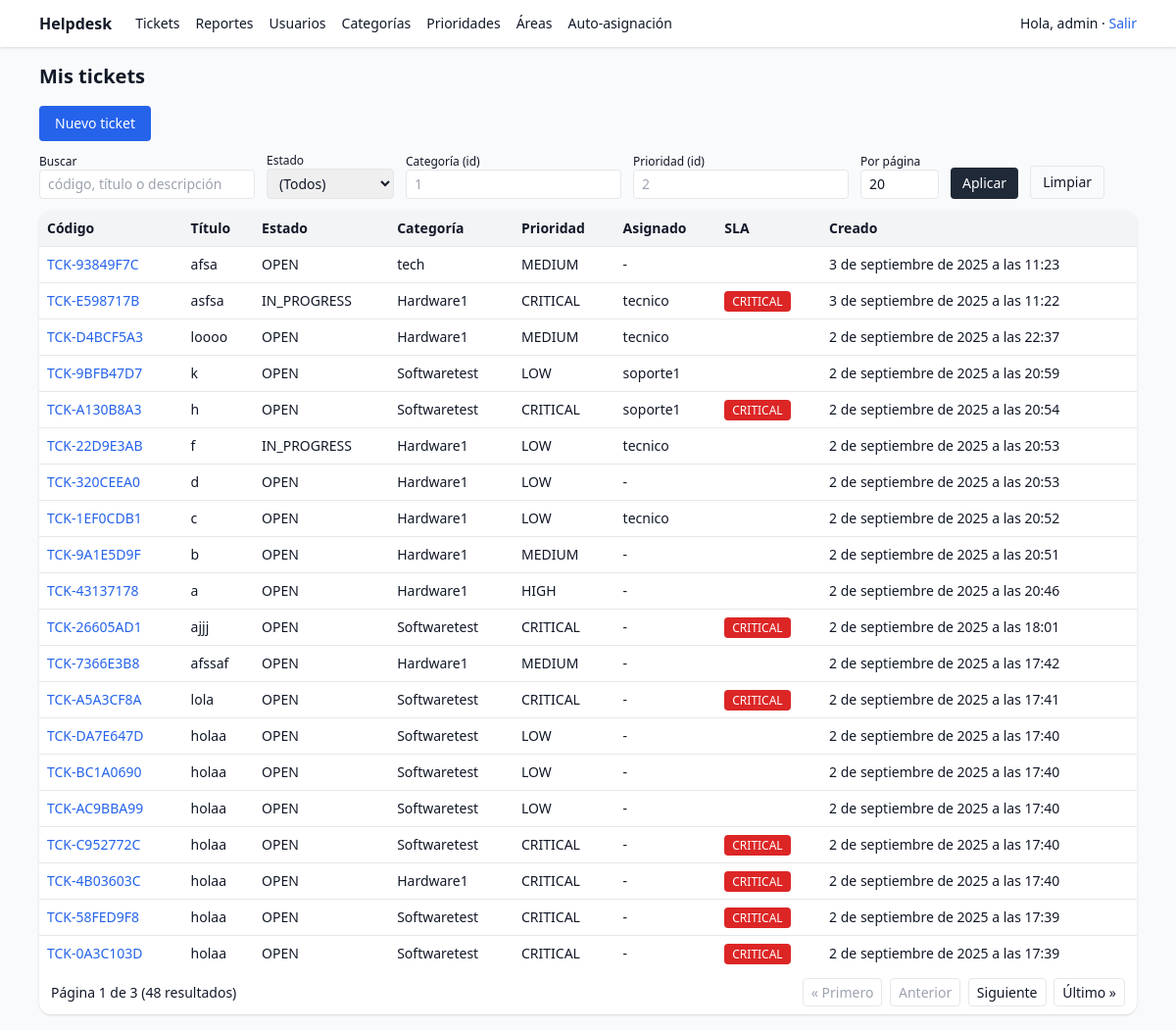
The app's page / (signed in) with its own data.
### tickets/models.py (models this page shows, shortened)
class Ticket(models.Model):
    OPEN = "OPEN"
    IN_PROGRESS = "IN_PROGRESS"
    RESOLVED = "RESOLVED"
    CLOSED = "CLOSED"
    STATUS_CHOICES = [
        (OPEN, "Abierto"),
        (IN_PROGRESS, "En Progreso"),
        (RESOLVED, "Resuelto"),
        (CLOSED, "Cerrado"),
    ]
    code = models.CharField(max_length=20, unique=True)
    title = models.CharField(max_length=200)
    description = models.TextField()
    requester = models.ForeignKey(
        settings.AUTH_USER_MODEL, on_delete=models.CASCADE, related_name="tickets"
    )
    category = models.ForeignKey(Category, on_delete=models.PROTECT)
    priority = models.ForeignKey(Priority, on_delete=models.PROTECT)
    area = models.ForeignKey(Area, on_delete=models.PROTECT, null=True, blank=True)
    status = models.CharField(max_length=20, choices=STATUS_CHOICES, default=OPEN)
    assigned_to = models.ForeignKey(
        settings.AUTH_USER_MODEL,
        on_delete=models.SET_NULL,
        null=True,
        blank=True,
        related_name="assigned",
    )
    created_at = models.DateTimeField(auto_now_add=True)  # se fija al crear
    updated_at = models.DateTimeField(auto_now=True)      # se actualiza en cada save()
    resolved_at = models.DateTimeField(null=True, blank=True)  # cuando pasa a RESOLVED
    closed_at = models.DateTimeField(null=True, blank=True)    # cuando pasa a CLOSED
    class Meta:
        permissions = [
            ("assign_ticket", "Can assign ticket"),
            ("transition_ticket", "Can transition ticket status"),
            ("comment_internal", "Can add internal comment"),
            ("view_all_tickets", "Can view all tickets"),
        ]
    @property
    def sla_hours_value(self) -> int:
        try:
            return int(getattr(self.priority, "sla_hours", 72) or 72)
        except Exception:
            return 72
    @property
    def due_at(self):
        return self.created_at + timedelta(hours=self.sla_hours_value)
    @property
    def remaining_hours(self) -> float:
        return (self.due_at - timezone.now()).total_seconds() / 3600.0
    @property
    def is_overdue(self) -> bool:
        return self.status in (self.OPEN, self.IN_PROGRESS) and self.remaining_hours < 0
    @property
    def is_warning(self) -> bool:
        return (
            self.status in (self.OPEN, self.IN_PROGRESS)
            and 0 <= self.remaining_hours <= (0.2 * self.sla_hours_value)
        )
    @property
    def is_critical(self) -> bool:
        return (getattr(self.priority, "key", "") or "").upper() == "CRITICAL"

### catalog/models.py (models this page shows, shortened)
class Category(models.Model):
    name = models.CharField(max_length=120, unique=True)
    description = models.TextField(blank=True)
    is_active = models.BooleanField(default=True)

class Priority(models.Model):
    LOW="LOW"; MEDIUM="MEDIUM"; HIGH="HIGH"; CRITICAL="CRITICAL"
    KEY_CHOICES = [(LOW,"Baja"),(MEDIUM,"Media"),(HIGH,"Alta"),(CRITICAL,"Crítica")]
    key = models.CharField(max_length=10, choices=KEY_CHOICES, unique=True)
    sla_hours = models.PositiveIntegerField(default=72)

### tickets/views.py (the view)
# urls.py: path("", ticket_views.tickets_home, name="tickets_home"),
@login_required
def tickets_home(request):
    u = request.user
    qs = (
        Ticket.objects.select_related("category", "priority", "assigned_to")
        .order_by("-created_at")
    )
    if is_admin(u):
        pass
    elif is_tech(u):
        qs = qs.filter(assigned_to=u)
    else:
        qs = qs.filter(requester=u)
    status   = (request.GET.get("status") or "").strip()
    category = (request.GET.get("category") or "").strip()
    priority = (request.GET.get("priority") or "").strip()
    if not status:
        qs = qs.exclude(status=Ticket.CLOSED)
    if status:
        qs = qs.filter(status=status)
    if category:
        qs = qs.filter(category_id=category)
    if priority:
        qs = qs.filter(priority_id=priority)
    q = (request.GET.get("q") or "").strip()
    if q:
        qs = qs.filter(
            Q(code__icontains=q) |
            Q(title__icontains=q) |
            Q(description__icontains=q)
        )
    try:
        page_size = int(request.GET.get("page_size", 20))
    except ValueError:
        page_size = 20
    page_size = max(5, min(page_size, 100))  # clamp 5..100
    paginator = Paginator(qs, page_size)
    page_obj = paginator.get_page(request.GET.get("page"))
    statuses = [key for key, _ in Ticket.STATUS_CHOICES]
    qdict = request.GET.copy()
    qdict.pop("page", None)
    qs_no_page = qdict.urlencode()
    qs_no_page = f"&{qs_no_page}" if qs_no_page else ""
    ctx = {
        "tickets": page_obj.object_list,
        "page_obj": page_obj,
        "paginator": paginator,
        "page_size": page_size,
        "filters": {
            "q": q,
            "status": status,
            "category": category,
            "priority": priority,
        },
        "statuses": statuses,
        "qs_no_page": qs_no_page,  # opcional para los links de paginación
    }
    return TemplateResponse(request, "tickets/list.html", ctx)

### tickets/api.py (called while the page is built)
def is_admin(user):
    return user.is_superuser or user.groups.filter(name="ADMIN").exists()

### tickets/templatetags/roles.py (called while the page is built)
@register.filter
def has_group(user, group_name: str) -> bool:
    try:
        if not getattr(user, "is_authenticated", False):
            return False
        if group_name == "ADMIN":
            return user.is_superuser or user.groups.filter(name="ADMIN").exists()
        return user.groups.filter(name=group_name).exists()
    except Exception:
        return False

### templates/tickets/list.html (shortened to what this page needs)
{% extends "base.html" %}
{% block content %}
<h1 class="text-xl font-semibold mb-4">Mis tickets</h1>
<div class="mb-3 flex items-center gap-2">
  <a href="{% url 'ticket_create' %}" class="bg-blue-600 text-white px-4 py-2 rounded text-sm">Nuevo ticket</a>
</div>
<form method="get" class="mb-3 flex flex-wrap items-end gap-3 text-sm">
  <div>
    <label class="block text-xs">Buscar</label>
    <input name="q" value="{{ filters.q }}" class="border rounded px-2 py-1" placeholder="código, título o descripción" />
  </div>
  <div>
    <label class="block text-xs">Estado</label>
    <select name="status" class="border rounded px-2 py-1">
      <option value="" {% if not filters.status %}selected{% endif %}>(Todos)</option>
    </select>
  </div>
  <div>
    <label class="block text-xs">Categoría (id)</label>
    <input name="category" value="{{ filters.category }}" class="border rounded px-2 py-1" placeholder="1" />
  </div>
  <div>
    <label class="block text-xs">Prioridad (id)</label>
    <input name="priority" value="{{ filters.priority }}" class="border rounded px-2 py-1" placeholder="2" />
  </div>
  <div>
    <label class="block text-xs">Por página</label>
    <input name="page_size" value="{{ page_size }}" class="border rounded px-2 py-1 w-20" />
  </div>
  <button class="bg-gray-800 text-white px-3 py-1.5 rounded">Aplicar</button>
  <a href="{% url 'tickets_home' %}" class="px-3 py-1.5 rounded border">Limpiar</a>
</form>
<div class="w-full bg-white rounded-xl shadow overflow-hidden">
  <table class="w-full text-sm">
    <thead class="bg-gray-100">
      <tr>
        <th class="text-left p-2">Código</th>
        <th class="text-left p-2">Título</th>
        <th class="text-left p-2">Estado</th>
        <th class="text-left p-2">Categoría</th>
        <th class="text-left p-2">Prioridad</th>
        <th class="text-left p-2">Asignado</th>
        <th class="text-left p-2">SLA</th>
        <th class="text-left p-2">Creado</th>
      </tr>
    </thead>
    <tbody>
      {% for t in tickets %}
      <tr class="border-t hover:bg-gray-50">
        <td class="p-2">
          <a class="text-blue-600 hover:underline" href="{% url 'ticket_detail' t.id %}">{{ t.code }}</a>
        </td>
        <td class="p-2">{{ t.title }}</td>
        <td class="p-2">{{ t.status }}</td>
        <td class="p-2">{{ t.category.name }}</td>
        <td class="p-2">{{ t.priority.key }}</td>
        <td class="p-2">{% if t.assigned_to %}{{ t.assigned_to.username }}{% else %}-{% endif %}</td>
        <td class="p-2 space-x-1">
          {% if t.is_critical %}
            <span class="text-xs px-2 py-0.5 rounded bg-red-600 text-white">CRITICAL</span>
          {% endif %}
        </td>
        <td class="p-2">{{ t.created_at }}</td>
      </tr>
      {% empty %}
      <tr><td class="p-3" colspan="8">Sin tickets.</td></tr>
      {% endfor %}
    </tbody>
  </table>
  {% if page_obj and page_obj.paginator.num_pages > 1 %}
  <div class="flex items-center justify-between p-3 text-sm">
    <div>Página {{ page_obj.number }} de {{ page_obj.paginator.num_pages }} ({{ page_obj.paginator.count }} resultados)</div>
    <div class="space-x-1">
      {% with qsp="q="|add:filters.q|urlencode|add:"&status="|add:filters.status|add:"&category="|add:filters.category|add:"&priority="|add:filters.priority|add:"&page_size="|add:page_size %}
        {% if page_obj.has_previous %}
          <a class="px-2 py-1 border rounded" href="?{{ qsp }}&page=1">&laquo; Primero</a>
          <a class="px-2 py-1 border rounded" href="?{{ qsp }}&page={{ page_obj.previous_page_number }}">Anterior</a>
        {% else %}
          <span class="px-2 py-1 border rounded text-gray-400">&laquo; Primero</span>
          <span class="px-2 py-1 border rounded text-gray-400">Anterior</span>
        {% endif %}
        {% if page_obj.has_next %}
          <a class="px-2 py-1 border rounded" href="?{{ qsp }}&page={{ page_obj.next_page_number }}">Siguiente</a>
          <a class="px-2 py-1 border rounded" href="?{{ qsp }}&page={{ page_obj.paginator.num_pages }}">Último &raquo;</a>
        {% else %}
          <span class="px-2 py-1 border rounded text-gray-400">Siguiente</span>
          <span class="px-2 py-1 border rounded text-gray-400">Último &raquo;</span>
        {% endif %}
      {% endwith %}
    </div>
  </div>
  {% endif %}
</div>
{% endblock %}

### templates/base.html (shortened to what this page needs)
{% load static %}
{% load roles %}
<!doctype html>
<html lang="es">
<head>
  <script src="https://cdn.tailwindcss.com"></script>
</head>
<body class="bg-gray-50 text-gray-900">
  <header class="bg-white shadow">
    <div class="max-w-6xl mx-auto px-4 py-3 flex justify-between items-center">
      <div class="flex items-center gap-6">
        <a href="{% url 'tickets_home' %}" class="font-semibold">Helpdesk</a>
        {% if request.user.is_authenticated %}
          <nav class="hidden md:flex items-center gap-4">
            <a href="{% url 'tickets_home' %}" class="text-sm hover:underline">Tickets</a>
            <a href="{% url 'reports_dashboard' %}" class="text-sm hover:underline">Reportes</a>
            {% if request.user|has_group:"ADMIN" or request.user.is_superuser %}
              <a href="{% url 'accounts:users_list' %}" class="text-sm hover:underline">Usuarios</a>
              <a href="{% url 'categories_list' %}" class="text-sm hover:underline">Categorías</a>
              <a href="{% url 'priorities_list' %}" class="text-sm hover:underline">Prioridades</a>
              <a href="{% url 'areas_list' %}" class="text-sm hover:underline">Áreas</a>
              <a href="{% url 'auto_rules_list' %}" class="text-sm hover:underline">Auto-asignación</a>
            {% endif %}
          </nav>
        {% endif %}
      </div>
      <div class="text-sm">
        {% if request.user.is_authenticated %}
          Hola, <span class="font-medium">{{ request.user.username }}</span>
          · <form action="{% url 'logout' %}" method="post" class="inline">
              <button type="submit" class="text-blue-600 hover:underline">Salir</button>
            </form>
        {% else %}
          <a href="{% url 'login' %}" class="text-blue-600 hover:underline">Ingresar</a>
        {% endif %}
      </div>
    </div>
  </header>
  <main class="max-w-6xl mx-auto p-4">
    {% block content %}{% endblock %}
  </main>
</body>
</html>

### records on screen
Ticket: code "TCK-93849F7C", title "afsa", status "OPEN", category.name "tech", priority.key "MEDIUM", created_at "3 de septiembre de 2025 a las 11:23"
Ticket: code "TCK-E598717B", title "asfsa", status "IN_PROGRESS", category.name "Hardware1", priority.key "CRITICAL", assigned_to.username "tecnico", created_at "3 de septiembre de 2025 a las 11:22"
Ticket: code "TCK-D4BCF5A3", title "loooo", status "OPEN", category.name "Hardware1", priority.key "MEDIUM", assigned_to.username "tecnico", created_at "2 de septiembre de 2025 a las 22:37"
Ticket: code "TCK-9BFB47D7", title "k", status "OPEN", category.name "Softwaretest", priority.key "LOW", assigned_to.username "soporte1", created_at "2 de septiembre de 2025 a las 20:59"
Ticket: code "TCK-A130B8A3", title "h", status "OPEN", category.name "Softwaretest", priority.key "CRITICAL", assigned_to.username "soporte1", created_at "2 de septiembre de 2025 a las 20:54"
Ticket: code "TCK-22D9E3AB", title "f", status "IN_PROGRESS", category.name "Hardware1", priority.key "LOW", assigned_to.username "tecnico", created_at "2 de septiembre de 2025 a las 20:53"
Ticket: code "TCK-320CEEA0", title "d", status "OPEN", category.name "Hardware1", priority.key "LOW", created_at "2 de septiembre de 2025 a las 20:53"
Ticket: code "TCK-1EF0CDB1", title "c", status "OPEN", category.name "Hardware1", priority.key "LOW", assigned_to.username "tecnico", created_at "2 de septiembre de 2025 a las 20:52"
Ticket: code "TCK-9A1E5D9F", title "b", status "OPEN", category.name "Hardware1", priority.key "MEDIUM", created_at "2 de septiembre de 2025 a las 20:51"
Ticket: code "TCK-43137178", title "a", status "OPEN", category.name "Hardware1", priority.key "HIGH", created_at "2 de septiembre de 2025 a las 20:46"
Ticket: code "TCK-26605AD1", title "ajjj", status "OPEN", category.name "Softwaretest", priority.key "CRITICAL", created_at "2 de septiembre de 2025 a las 18:01"
Ticket: code "TCK-7366E3B8", title "afssaf", status "OPEN", category.name "Hardware1", priority.key "MEDIUM", created_at "2 de septiembre de 2025 a las 17:42"
Ticket: code "TCK-A5A3CF8A", title "lola", status "OPEN", category.name "Softwaretest", priority.key "CRITICAL", created_at "2 de septiembre de 2025 a las 17:41"
Ticket: code "TCK-DA7E647D", title "holaa", status "OPEN", category.name "Softwaretest", priority.key "LOW", created_at "2 de septiembre de 2025 a las 17:40"
Ticket: code "TCK-BC1A0690", title "holaa", status "OPEN", category.name "Softwaretest", priority.key "LOW", created_at "2 de septiembre de 2025 a las 17:40"
Ticket: code "TCK-AC9BBA99", title "holaa", status "OPEN", category.name "Softwaretest", priority.key "LOW", created_at "2 de septiembre de 2025 a las 17:40"
Ticket: code "TCK-C952772C", title "holaa", status "OPEN", category.name "Softwaretest", priority.key "CRITICAL", created_at "2 de septiembre de 2025 a las 17:40"
Ticket: code "TCK-4B03603C", title "holaa", status "OPEN", category.name "Hardware1", priority.key "CRITICAL", created_at "2 de septiembre de 2025 a las 17:40"
Ticket: code "TCK-58FED9F8", title "holaa", status "OPEN", category.name "Softwaretest", priority.key "CRITICAL", created_at "2 de septiembre de 2025 a las 17:39"
Ticket: code "TCK-0A3C103D", title "holaa", status "OPEN", category.name "Softwaretest", priority.key "CRITICAL", created_at "2 de septiembre de 2025 a las 17:39"

### other values on screen
{{ request.user.username }} "admin"
{{ page_obj.number }} "1"
{{ page_obj.paginator.num_pages }} "3"
{{ page_obj.paginator.count }} "48"
